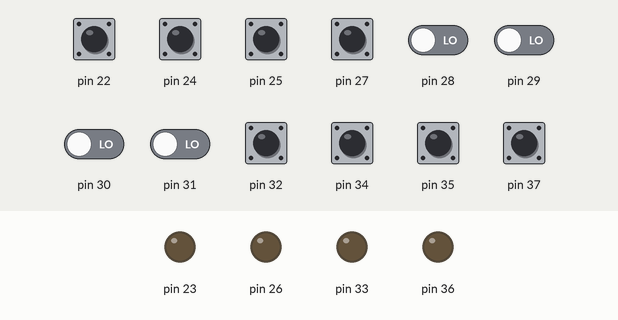
This sketch was run on a simulated Arduino Mega 2560, built with avr-gcc and run on an emulated ATmega2560. On the bench: output pins drawn as LEDs (lit = HIGH). Inputs (shaded band) come from the test bench; at power-on: pin 22, pin 24, pin 25, pin 27, pin 32, pin 34, pin 35, pin 37 HIGH, pin 28–31 LOW.

Above: at 1.2 s.
1.3 s: pin 22 pulled LOW for 0.15 s
At 1.37 s:
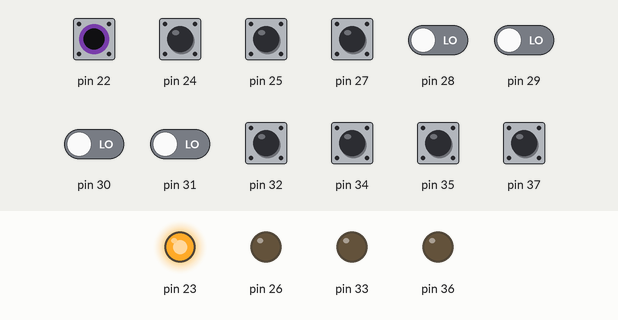
2.9 s: pin 25 pulled LOW for 0.15 s
At 2.97 s:
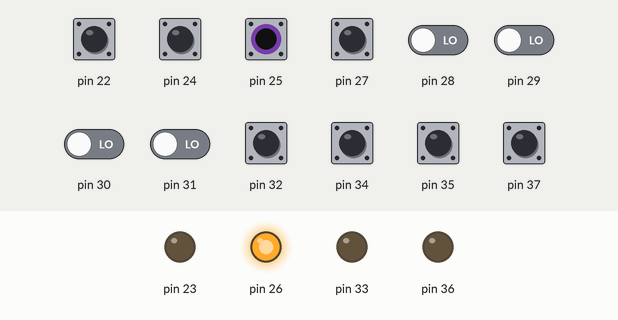
4.5 s: pin 32 pulled LOW for 0.15 s
At 4.57 s:
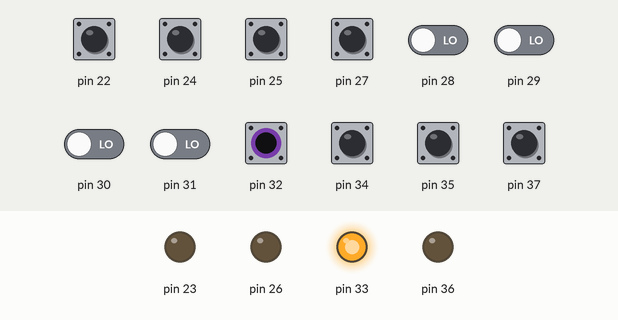
6.1 s: pin 35 pulled LOW for 0.15 s
At 6.17 s:
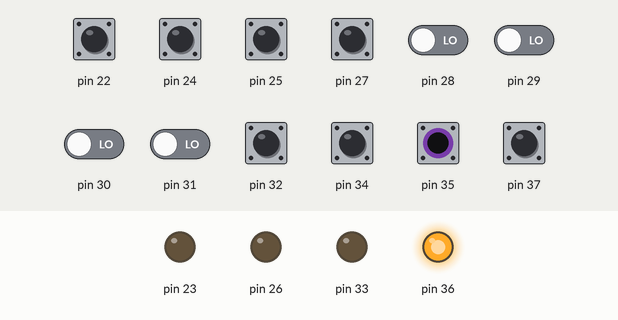
7.7 s: pin 22 driven LOW and pin 25 driven LOW
At 8.1 s:
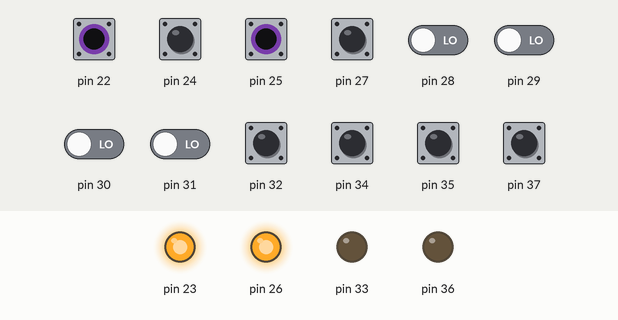
9.2 s: pin 34 pulled LOW for 0.15 s
At 9.27 s:
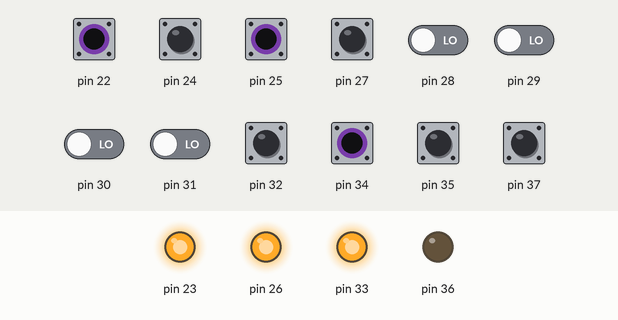
Timing chart, 0 to 11.8 s (numbered marks = the images above; inputs shaded):
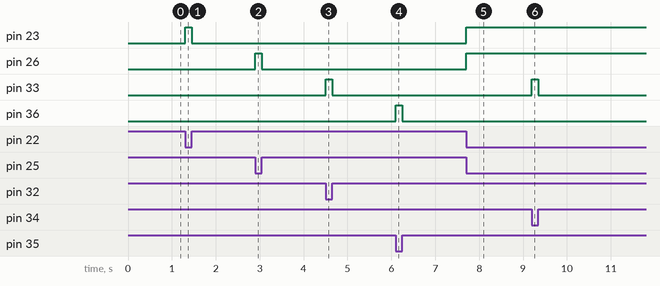

The sketch:

Q15.ino
```cpp
void setup()
{
  DDRA  = (1 << PA1) | (1 << PA4);
  PORTA = 0x2D;
  DDRC  = (1 << PC1) | (1 << PC4);
  PORTC = 0x2D;
}
void loop() {
  PORTA = (0x2D) |(((~PINA ^ (~PINA >> 2)) & 1) << PA1) |((((~PINA >> 3) ^ (~PINA >> 5)) & 1) << PA4);
  PORTC = (0x2D) |(((~PINC ^ (~PINC >> 2)) & 1) << PC1) |((((~PINC >> 3) ^ (~PINC >> 5)) & 1) << PC4);
}
```

Measured:
- after the input at 1.3 s, pin 23: LOW → HIGH at once, → LOW 0.15 s later
- after the input at 2.9 s, pin 26: LOW → HIGH at once, → LOW 0.15 s later
- after the input at 4.5 s, pin 33: LOW → HIGH at once, → LOW 0.15 s later
- after the input at 6.1 s, pin 36: LOW → HIGH at once, → LOW 0.15 s later
- after the input at 7.7 s, pin 23, pin 26: LOW → HIGH at once
- after the input at 9.2 s, pin 33: LOW → HIGH at once, → LOW 0.15 s later
